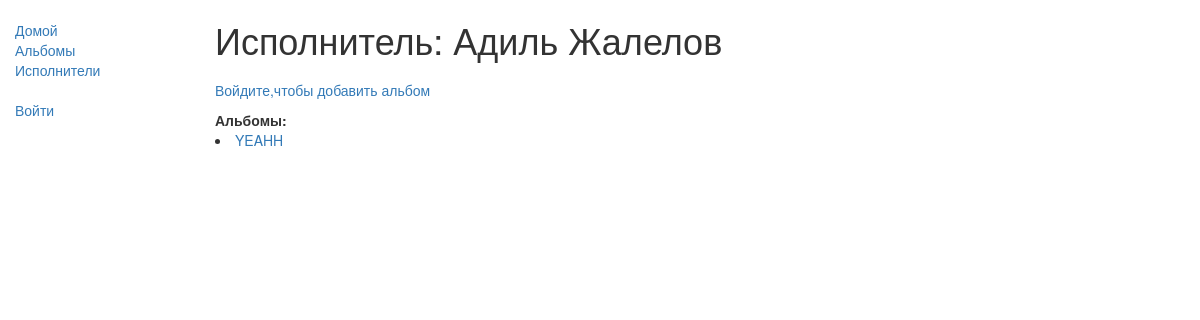
/again/authors/2, run on an earlier commit of the app's database.
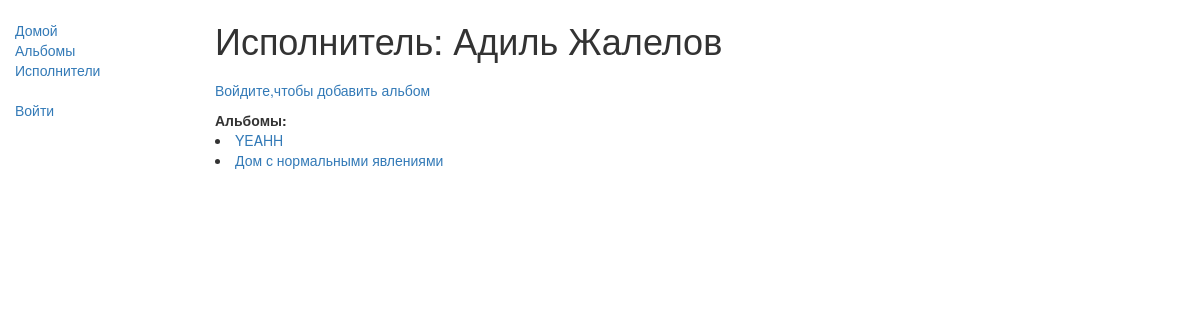
And on a later commit of the database.
### again/models.py (models this page shows)
class Album(models.Model):
    title = models.CharField(max_length=200)
    author = models.ForeignKey('Author', on_delete=models.SET_NULL, null=True)
    genre = models.ManyToManyField(Genre, help_text="Select a genre for this album")
    def __str__(self):
        return self.title
    def get_absolute_url(self):
        return reverse('album-detail', args=[str(self.id)])

### again/views.py (the view)
class AuthorDetailView(generic.DetailView):
    model = Author
    template_name = 'again/authorDetail.html'  # Определение имени вашего шаблона и его расположения

### again/templates/again/authorDetail.html (shortened to what this page needs)
{% extends "base_generic.html" %}
{% block content %}
  <h1>Исполнитель: {{ author.first_name}} {{author.last_name }}</h1>
  <ul class="sidebar-nav">
    {% if user.is_authenticated %}
      <li><a href="{% url 'album-create' %}">Добавить альбом</li></a>
    {% else %}
      <li><a href="{% url 'login'%}?next={{request.path}}">Войдите,чтобы добавить альбом </a></li>
    {% endif %}
  </ul>
<strong>Альбомы:</strong>
  {% for album in author.album_set.all %}  <li> <a href="{{ album.get_absolute_url }}"> {{ album }}  </a></li> {% endfor %}
{% endblock %}

What changed in the data, as far as the page shows it:
added Album: title "Дом с нормальными явлениями"
